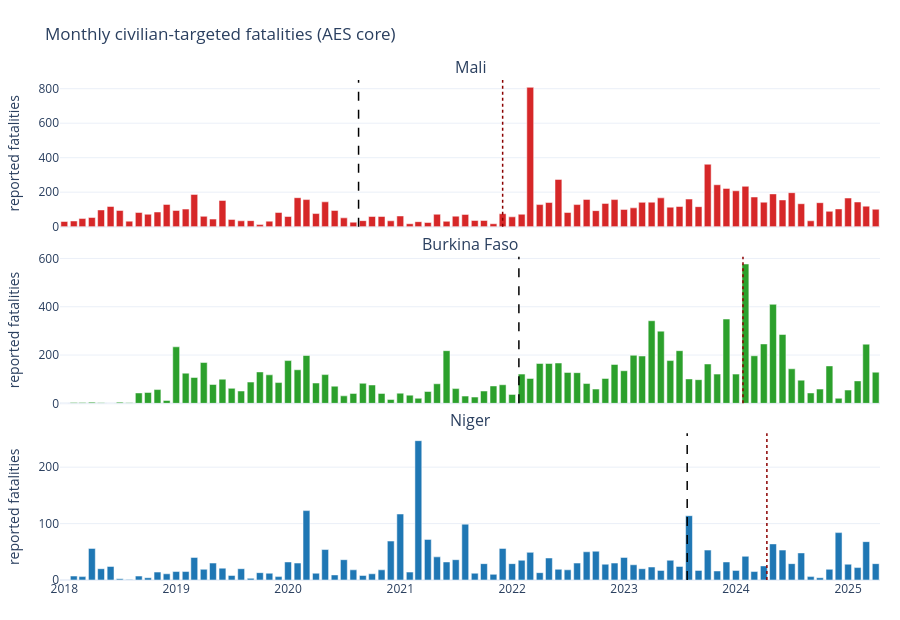

Notebook code for this chart:
### Markdown cell above
## 2.3  Figure B — Monthly civilian-targeted fatalities, by country

### Code cell
civm = aes[aes.civilian_targeted].groupby(['country','year_month'])['fatalities'].sum().reset_index()
fig = make_subplots(rows=3, cols=1, shared_xaxes=True, vertical_spacing=0.06, subplot_titles=AES)
for i,c in enumerate(AES,1):
    sub = civm[civm.country==c]
    fig.add_trace(go.Bar(x=sub.year_month, y=sub.fatalities,
                          marker_color=COLOURS[c], name=c, showlegend=False), row=i, col=1)
    fig.add_vline(x=pd.Timestamp(FIRST_COUP[c]).timestamp()*1000,     line=dict(color='black', width=1.5, dash='dash'), row=i, col=1)
    fig.add_vline(x=pd.Timestamp(RUSSIAN_ARRIVAL[c]).timestamp()*1000, line=dict(color='#8B0000', width=1.5, dash='dot'), row=i, col=1)
fig.update_layout(title='Monthly civilian-targeted fatalities (AES core)', height=620,
                  template='plotly_white', margin=dict(t=80,r=20,b=40,l=60))
fig.update_yaxes(title_text='reported fatalities')
fig.write_html(FIGS/'fig_B_civilian_fatalities_monthly.html', include_plotlyjs='cdn')
fig.show()
